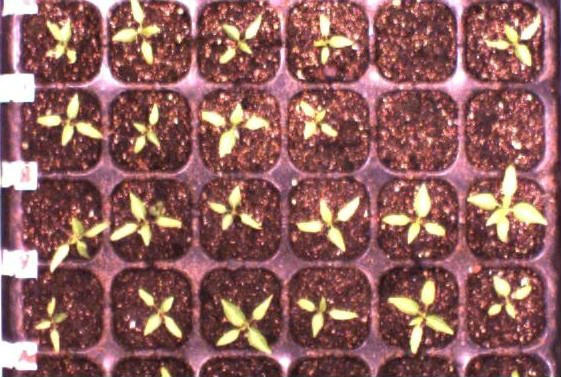
%> input picture MATLAB works/baidusb/2222/02.jpg, 561 x 377 px
$ octave zzz.m   (GNU Octave 9; MATLAB toolbox functions it lacks are replaced by stand-ins)
%> lines starting %> are read from the running program, lines starting %| are printed output that depends on the picture; in (x1, y1, x2, y2) boxes, pixels count from 0 and x2, y2 are one past the last pixel; in counts of white or black regions, pixels touching at a corner belong together; the program's own positions count from 1
% L*a*b* Color Space 图像快速相关

A=double(imread('02.jpg'))/255;
%imshow(A)
%%%%%%%%%%%%%%%%%%%%%%%%%%%%%%%%%%
%% 提取植物叶片
tolab=makecform('srgb2lab');
tosrgb=makecform('lab2srgb');
B=applycform(A,tolab);
%> B: size 377x561x3 double; mean of channels 1, 2, 3 45.5, 20.7, 9.9
%%
lumi=B(:,:,1);
% hist(L(:));
B(:,:,1)=60;
C=applycform(B,tosrgb);
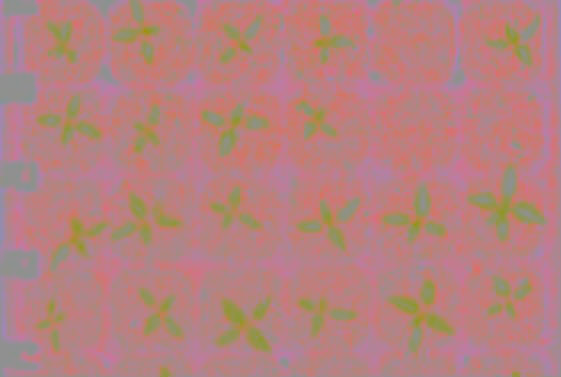
%> C: size 377x561x3 double; mean R, G, B 0.717, 0.511, 0.502
%imshow(C)
%%
[m,n]=size(lumi);
%> m = 377; n = 561
D=reshape(B(:,:,2:3),m*n,[]);
[clus clus_cen] = kmeans(D,2,'distance','sqEuclidean', ...
    'Replicates',3);
%> clus_cen = [23.56 7.67; 2.29 24.27]
clabels = reshape(clus,m,n);
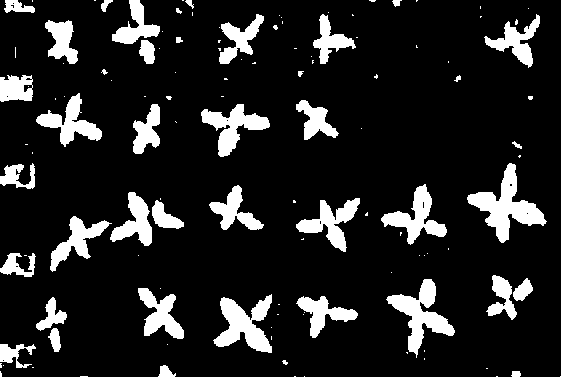
%> clabels: size 377x561 double; values 1 (black) and 2 (white), 13.5% white; 122 white regions (81 under 20 px), largest, box (x1, y1, x2, y2) and area: (467, 163, 547, 243) 2235, (386, 279, 455, 358) 1858, (213, 294, 272, 353) 1790
%imshow(clabels,[])
ind=find(diff(clus_cen,1,2)>0);
%> ind = 2
F=clabels==ind;
%%
G=imdilate(F,strel('disk',2));
%> G: size 377x561 logical; 19.3% white; 92 white regions (29 under 20 px), largest, box (x1, y1, x2, y2) and area: (465, 161, 549, 245) 2849, (384, 277, 457, 360) 2474, (211, 292, 274, 355) 2361
G(:,1:30)=0;
H=bwareaopen(G,200);
imshow(H)
%%%%%%%%%%%%%%%%%%%%%%%%%%%%%%%
%% 提取框架
B=adapthisteq(rgb2gray(A));
%> B: size 377x561 double
imshow(B)
%%
I=B;
I(H)=0;
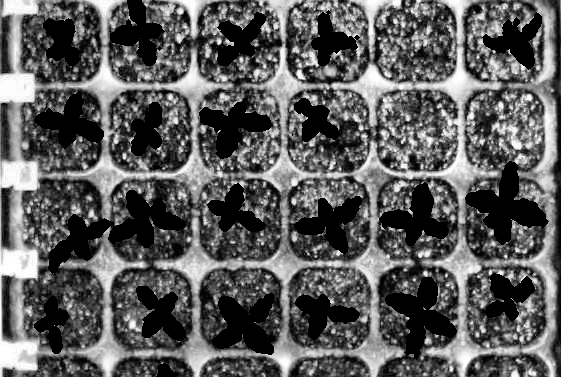
%> I: size 377x561 double; min 0, max 1, mean 0.365
imshow(I)
%%
J=imfill(imcomplement(I));
imshow(imcomplement(J))
%%
%imcontrast
K=im2bw(I,0.477);%0.566
%> K: size 377x561 logical; 34.9% white; 1098 white regions (847 under 20 px), largest, box (x1, y1, x2, y2) and area: (59, 0, 509, 377) 25085, (0, 0, 233, 377) 15870, (422, 0, 557, 377) 9306
imshow(K)
%%
K(:,1:10)=0;
K(:,end-12:end-2)=1;
%> K: size 377x561 logical; 35.1% white; 1093 white regions (842 under 20 px), largest, box (x1, y1, x2, y2) and area: (59, 0, 509, 377) 25085, (10, 0, 233, 377) 14317, (422, 0, 559, 377) 11302
L=~bwareaopen(~K,60);
%> L: size 377x561 logical; 35.3% white; 1092 white regions (841 under 20 px), largest, box (x1, y1, x2, y2) and area: (59, 0, 509, 377) 25206, (10, 0, 233, 377) 14323, (422, 0, 559, 377) 11441
imshow(L)
%%
M=imerode(L,strel('disk',9));
%> M: size 377x561 logical; 1.9% white; 35 white regions, largest, box (x1, y1, x2, y2) and area: (18, 252, 32, 272) 208, (18, 345, 31, 364) 198, (18, 167, 32, 184) 186
imshow(M)
% G=bwareaopen(M,20);
% imshow(G)
%%%%%%%%%%%%%%%%%%%%%%%%%%%%%%%%%%%%
%% 分割区域
P=double(M);
%[I2 rect] = imcrop;
rect=[81.5 61.5 49 52];
PAT=imcrop(P,rect);
%> PAT: size 53x50 double; values 0 (black) and 1 (white), 5.2% white; 1 white region, box (x1, y1, x2, y2) and area: (17, 17, 34, 33) 139
PAT=imfilter(PAT,PAT);
%%%%%%%%%%%%%%%%%%%%%%%%%
% [5 lines of commented-out code are left out]
C=imfilter(P,PAT);
%> C: size 377x561 double
D=sqrt(imfilter(P.*P,ones(size(PAT))))+eps;
F=mat2gray(C./D);
%> F: size 377x561 double
imshow(F)
%%
G=F;
G(F<max(F(:))/2.5)=0;
%> G: size 377x561 double
H=imregionalmax(G);
%> H: size 377x561 logical; 0.02% white in thin lines or dots, all inside (x1, y1, x2, y2) = (22, 1, 549, 355)
imshow(H)
%%
% % I=bwulterode(F>max(F(:))/1.9);
% % imshow(I)
%%
%%%%%%%%%%%%%%%%%%%%%%%%%%%%%%%%%%%%%%
PAT = fspecial('gaussian',200,30);
mesh(PAT)
C=imfilter(double(H),PAT);
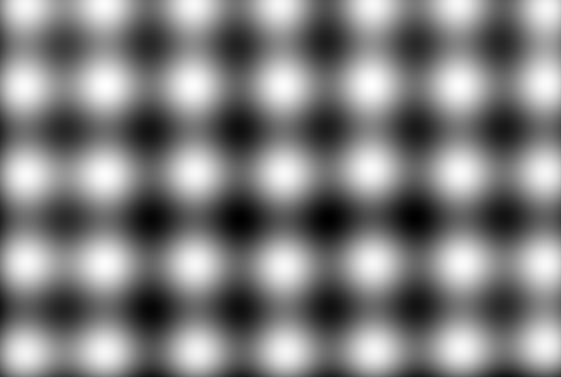
%> C: size 377x561 double; min 7.37e-05, max 0.000189, mean 0.000132; drawn with min black and max white
%imshow(C,[])
D=watershed(C);
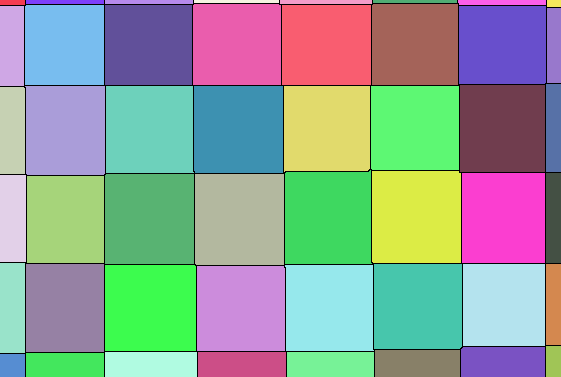
%> D: size 377x561 uint8; 49 distinct labels, from 0 to 48; one colour per label, 0 black
imshow(D,[])
%%
F=D==0;
%> F: size 377x561 logical; 2.6% white in thin lines or dots
G=A;
tmplay=G(:,:,2);
tmplay(F)=1;
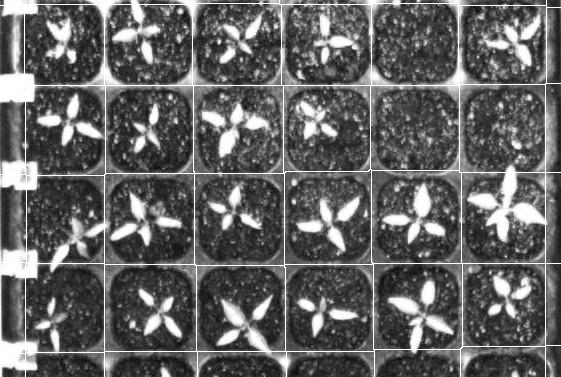
%> tmplay: size 377x561 double; min 0.0118, max 1, mean 0.389
G(:,:,2)=tmplay;
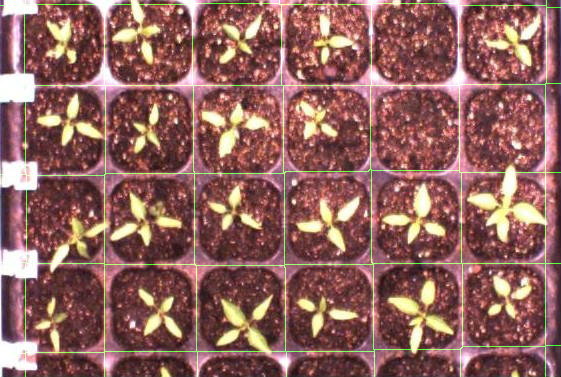
%> G: size 377x561x3 double; mean R, G, B 0.567, 0.389, 0.37
imshow(G)
%%%%%%%%%%%%%%%%%%%%%%%%%
return
D=imadjust(C,[0.2 0.7]);
imshow(D)
